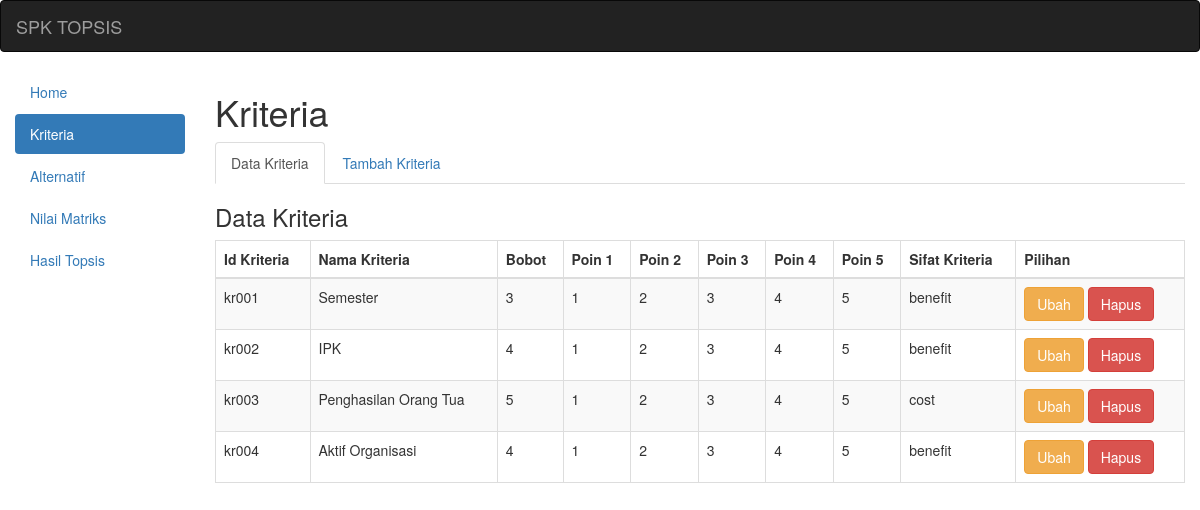
Page /?a=kriteria&k=kriteria on the committed database.
### tables this page shows
CREATE TABLE `kriteria` (
  `id_kriteria` varchar(5) NOT NULL,
  `nama_kriteria` varchar(45) NOT NULL,
  `bobot` double NOT NULL,
  `poin1` double NOT NULL,
  `poin2` double NOT NULL,
  `poin3` double NOT NULL,
  `poin4` double NOT NULL,
  `poin5` double NOT NULL,
  `sifat` varchar(15) NOT NULL
);

### datakriteria.php (the view)
<div class="box-header">
    <h3 class="box-title">Data Kriteria</h3>
</div>
<div class="table-responsive">
<table class="table table-bordered table-striped">
<thead>
<tr>
<th>Id Kriteria</th>
<th>Nama Kriteria</th>
<th>Bobot</th>
<th>Poin 1</th>
<th>Poin 2</th>
<th>Poin 3</th>
<th>Poin 4</th>
<th>Poin 5</th>
<th>Sifat Kriteria</th>
<th>Pilihan</th>
</tr>
</thead>
<tbody>
<?php
include ("konfig/koneksi.php");
$s=mysqli_query($k21,"select * from kriteria order by id_kriteria ASC");
while($d=mysqli_fetch_assoc($s)){
?>
<tr>
<td><?php echo $d['id_kriteria']; ?></td>
<td><?php echo $d['nama_kriteria']; ?></td>
<td><?php echo $d['bobot']; ?></td>
<td><?php echo $d['poin1']; ?></td>
<td><?php echo $d['poin2']; ?></td>
<td><?php echo $d['poin3']; ?></td>
<td><?php echo $d['poin4']; ?></td>
<td><?php echo $d['poin5']; ?></td>
<td><?php echo $d['sifat']; ?></td>
<td>
<a href="?a=kriteria&k=ubahk&id=<?php echo $d['id_kriteria']; ?>" class="btn btn-warning">Ubah</a>
<a href="hapus.php?id=<?php echo $d['id_kriteria']; ?>" class="btn btn-danger">Hapus</a>
</td>
</tr>
<?php
}
?>
</tbody>
</table>
</div>

### rows in the picture
kriteria: id_kriteria "kr001", nama_kriteria "Semester", bobot "3", poin1 "1", poin2 "2", poin3 "3", poin4 "4", poin5 "5", sifat "benefit"
kriteria: id_kriteria "kr002", nama_kriteria "IPK", bobot "4", poin1 "1", poin2 "2", poin3 "3", poin4 "4", poin5 "5", sifat "benefit"
kriteria: id_kriteria "kr003", nama_kriteria "Penghasilan Orang Tua", bobot "5", poin1 "1", poin2 "2", poin3 "3", poin4 "4", poin5 "5", sifat "cost"
kriteria: id_kriteria "kr004", nama_kriteria "Aktif Organisasi", bobot "4", poin1 "1", poin2 "2", poin3 "3", poin4 "4", poin5 "5", sifat "benefit"
